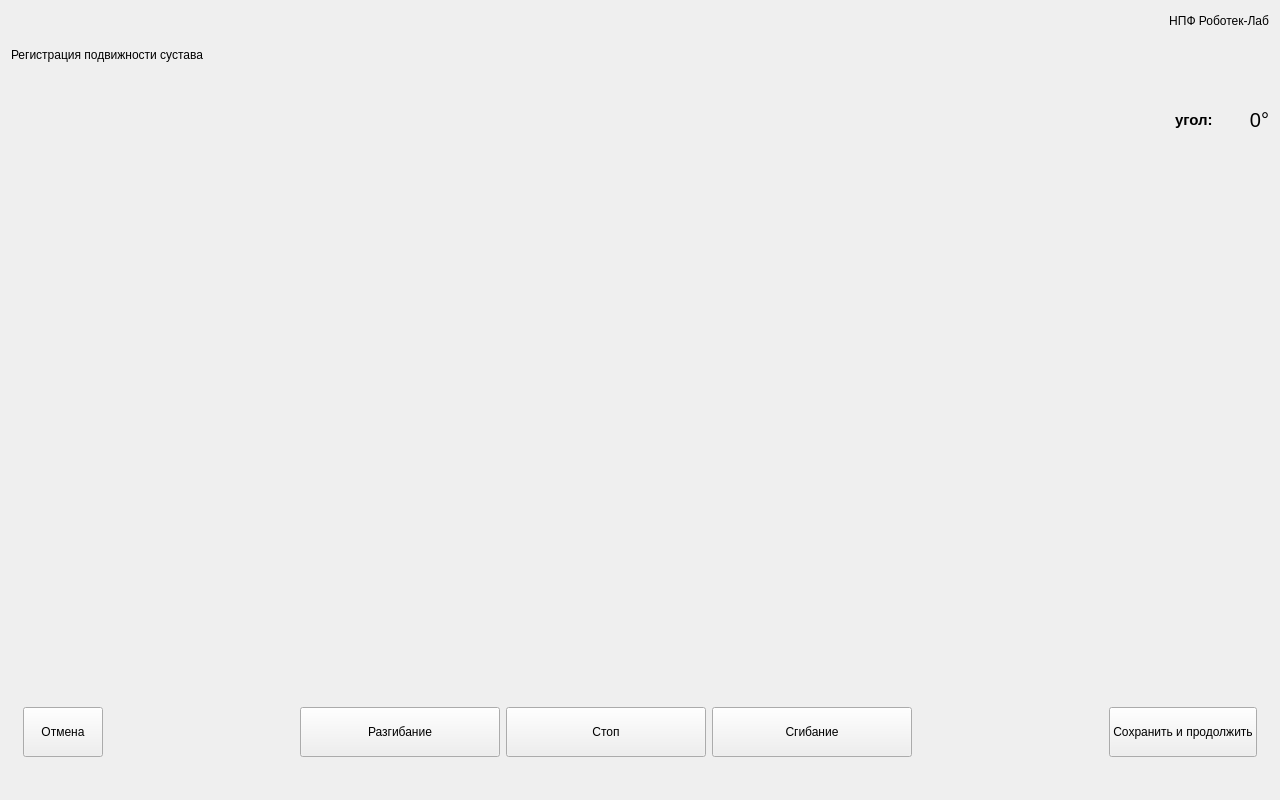
<?xml version="1.0" encoding="UTF-8"?>
<ui version="4.0">
 <class>LegBendMeasurePage</class>
 <widget class="QWidget" name="LegBendMeasurePage">
  <property name="geometry">
   <rect>
    <x>0</x>
    <y>0</y>
    <width>1280</width>
    <height>800</height>
   </rect>
  </property>
  <property name="windowTitle">
   <string>Form</string>
  </property>
  <layout class="QVBoxLayout" name="verticalLayout_3">
   <item>
    <layout class="QHBoxLayout" name="horizontalLayout_2" stretch="0,0,0">
     <item>
      <widget class="QLabel" name="label_page_title">
       <property name="sizePolicy">
        <sizepolicy hsizetype="Maximum" vsizetype="Fixed">
         <horstretch>0</horstretch>
         <verstretch>0</verstretch>
        </sizepolicy>
       </property>
       <property name="minimumSize">
        <size>
         <width>0</width>
         <height>50</height>
        </size>
       </property>
       <property name="maximumSize">
        <size>
         <width>800</width>
         <height>16777215</height>
        </size>
       </property>
       <property name="text">
        <string>Регистрация подвижности сустава</string>
       </property>
      </widget>
     </item>
     <item>
      <spacer name="horizontalSpacer_4">
       <property name="orientation">
        <enum>Qt::Horizontal</enum>
       </property>
       <property name="sizeHint" stdset="0">
        <size>
         <width>40</width>
         <height>20</height>
        </size>
       </property>
      </spacer>
     </item>
     <item>
      <layout class="QVBoxLayout" name="verticalLayout">
       <property name="sizeConstraint">
        <enum>QLayout::SetFixedSize</enum>
       </property>
       <item>
        <widget class="QLabel" name="label_3">
         <property name="sizePolicy">
          <sizepolicy hsizetype="Fixed" vsizetype="Fixed">
           <horstretch>0</horstretch>
           <verstretch>0</verstretch>
          </sizepolicy>
         </property>
         <property name="minimumSize">
          <size>
           <width>200</width>
           <height>20</height>
          </size>
         </property>
         <property name="maximumSize">
          <size>
           <width>200</width>
           <height>20</height>
          </size>
         </property>
         <property name="text">
          <string>НПФ Роботек-Лаб</string>
         </property>
         <property name="alignment">
          <set>Qt::AlignRight|Qt::AlignTrailing|Qt::AlignVCenter</set>
         </property>
        </widget>
       </item>
       <item>
        <spacer name="verticalSpacer_3">
         <property name="orientation">
          <enum>Qt::Vertical</enum>
         </property>
         <property name="sizeHint" stdset="0">
          <size>
           <width>17</width>
           <height>13</height>
          </size>
         </property>
        </spacer>
       </item>
       <item>
        <widget class="QLabel" name="label_operator">
         <property name="sizePolicy">
          <sizepolicy hsizetype="Fixed" vsizetype="Fixed">
           <horstretch>0</horstretch>
           <verstretch>0</verstretch>
          </sizepolicy>
         </property>
         <property name="minimumSize">
          <size>
           <width>200</width>
           <height>20</height>
          </size>
         </property>
         <property name="maximumSize">
          <size>
           <width>200</width>
           <height>20</height>
          </size>
         </property>
         <property name="text">
          <string/>
         </property>
         <property name="alignment">
          <set>Qt::AlignRight|Qt::AlignTrailing|Qt::AlignVCenter</set>
         </property>
        </widget>
       </item>
      </layout>
     </item>
    </layout>
   </item>
   <item>
    <layout class="QHBoxLayout" name="horizontalLayout_4">
     <item>
      <spacer name="horizontalSpacer_8">
       <property name="orientation">
        <enum>Qt::Horizontal</enum>
       </property>
       <property name="sizeHint" stdset="0">
        <size>
         <width>40</width>
         <height>20</height>
        </size>
       </property>
      </spacer>
     </item>
     <item>
      <widget class="QLabel" name="label_2">
       <property name="minimumSize">
        <size>
         <width>0</width>
         <height>30</height>
        </size>
       </property>
       <property name="font">
        <font>
         <pointsize>11</pointsize>
         <weight>75</weight>
         <italic>false</italic>
         <bold>true</bold>
        </font>
       </property>
       <property name="text">
        <string>угол:</string>
       </property>
      </widget>
     </item>
     <item>
      <widget class="QLabel" name="label_angle">
       <property name="minimumSize">
        <size>
         <width>50</width>
         <height>30</height>
        </size>
       </property>
       <property name="maximumSize">
        <size>
         <width>50</width>
         <height>30</height>
        </size>
       </property>
       <property name="font">
        <font>
         <pointsize>15</pointsize>
        </font>
       </property>
       <property name="text">
        <string>0°</string>
       </property>
       <property name="alignment">
        <set>Qt::AlignRight|Qt::AlignTrailing|Qt::AlignVCenter</set>
       </property>
      </widget>
     </item>
    </layout>
   </item>
   <item>
    <layout class="QVBoxLayout" name="verticalLayout_2">
     <item>
      <spacer name="verticalSpacer_4">
       <property name="orientation">
        <enum>Qt::Vertical</enum>
       </property>
       <property name="sizeHint" stdset="0">
        <size>
         <width>20</width>
         <height>40</height>
        </size>
       </property>
      </spacer>
     </item>
     <item>
      <layout class="QHBoxLayout" name="horizontalLayout_3">
       <item>
        <spacer name="horizontalSpacer_7">
         <property name="orientation">
          <enum>Qt::Horizontal</enum>
         </property>
         <property name="sizeHint" stdset="0">
          <size>
           <width>40</width>
           <height>20</height>
          </size>
         </property>
        </spacer>
       </item>
       <item>
        <widget class="QLabel" name="label_leg">
         <property name="minimumSize">
          <size>
           <width>854</width>
           <height>480</height>
          </size>
         </property>
         <property name="maximumSize">
          <size>
           <width>854</width>
           <height>480</height>
          </size>
         </property>
         <property name="text">
          <string/>
         </property>
        </widget>
       </item>
       <item>
        <spacer name="horizontalSpacer_6">
         <property name="orientation">
          <enum>Qt::Horizontal</enum>
         </property>
         <property name="sizeHint" stdset="0">
          <size>
           <width>40</width>
           <height>20</height>
          </size>
         </property>
        </spacer>
       </item>
      </layout>
     </item>
     <item>
      <spacer name="verticalSpacer_5">
       <property name="orientation">
        <enum>Qt::Vertical</enum>
       </property>
       <property name="sizeHint" stdset="0">
        <size>
         <width>20</width>
         <height>40</height>
        </size>
       </property>
      </spacer>
     </item>
    </layout>
   </item>
   <item>
    <layout class="QHBoxLayout" name="horizontalLayout">
     <item>
      <spacer name="horizontalSpacer_2">
       <property name="orientation">
        <enum>Qt::Horizontal</enum>
       </property>
       <property name="sizeType">
        <enum>QSizePolicy::Fixed</enum>
       </property>
       <property name="sizeHint" stdset="0">
        <size>
         <width>12</width>
         <height>20</height>
        </size>
       </property>
      </spacer>
     </item>
     <item>
      <widget class="QPushButton" name="pushButton_cancel">
       <property name="minimumSize">
        <size>
         <width>0</width>
         <height>50</height>
        </size>
       </property>
       <property name="text">
        <string>Отмена</string>
       </property>
      </widget>
     </item>
     <item>
      <spacer name="horizontalSpacer">
       <property name="orientation">
        <enum>Qt::Horizontal</enum>
       </property>
       <property name="sizeHint" stdset="0">
        <size>
         <width>40</width>
         <height>20</height>
        </size>
       </property>
      </spacer>
     </item>
     <item>
      <widget class="QPushButton" name="pushButton_extension">
       <property name="minimumSize">
        <size>
         <width>200</width>
         <height>50</height>
        </size>
       </property>
       <property name="text">
        <string>Разгибание</string>
       </property>
      </widget>
     </item>
     <item>
      <widget class="QPushButton" name="pushButton_stop">
       <property name="minimumSize">
        <size>
         <width>200</width>
         <height>50</height>
        </size>
       </property>
       <property name="text">
        <string>Стоп</string>
       </property>
      </widget>
     </item>
     <item>
      <widget class="QPushButton" name="pushButton_flexion">
       <property name="minimumSize">
        <size>
         <width>200</width>
         <height>50</height>
        </size>
       </property>
       <property name="text">
        <string>Сгибание</string>
       </property>
      </widget>
     </item>
     <item>
      <spacer name="horizontalSpacer_5">
       <property name="orientation">
        <enum>Qt::Horizontal</enum>
       </property>
       <property name="sizeHint" stdset="0">
        <size>
         <width>40</width>
         <height>20</height>
        </size>
       </property>
      </spacer>
     </item>
     <item>
      <widget class="QPushButton" name="pushButton_forward">
       <property name="minimumSize">
        <size>
         <width>0</width>
         <height>50</height>
        </size>
       </property>
       <property name="text">
        <string>Сохранить и продолжить</string>
       </property>
      </widget>
     </item>
     <item>
      <spacer name="horizontalSpacer_3">
       <property name="orientation">
        <enum>Qt::Horizontal</enum>
       </property>
       <property name="sizeType">
        <enum>QSizePolicy::Fixed</enum>
       </property>
       <property name="sizeHint" stdset="0">
        <size>
         <width>12</width>
         <height>20</height>
        </size>
       </property>
      </spacer>
     </item>
    </layout>
   </item>
   <item>
    <spacer name="verticalSpacer">
     <property name="orientation">
      <enum>Qt::Vertical</enum>
     </property>
     <property name="sizeType">
      <enum>QSizePolicy::Fixed</enum>
     </property>
     <property name="sizeHint" stdset="0">
      <size>
       <width>20</width>
       <height>32</height>
      </size>
     </property>
    </spacer>
   </item>
  </layout>
 </widget>
 <resources/>
 <connections/>
</ui>
